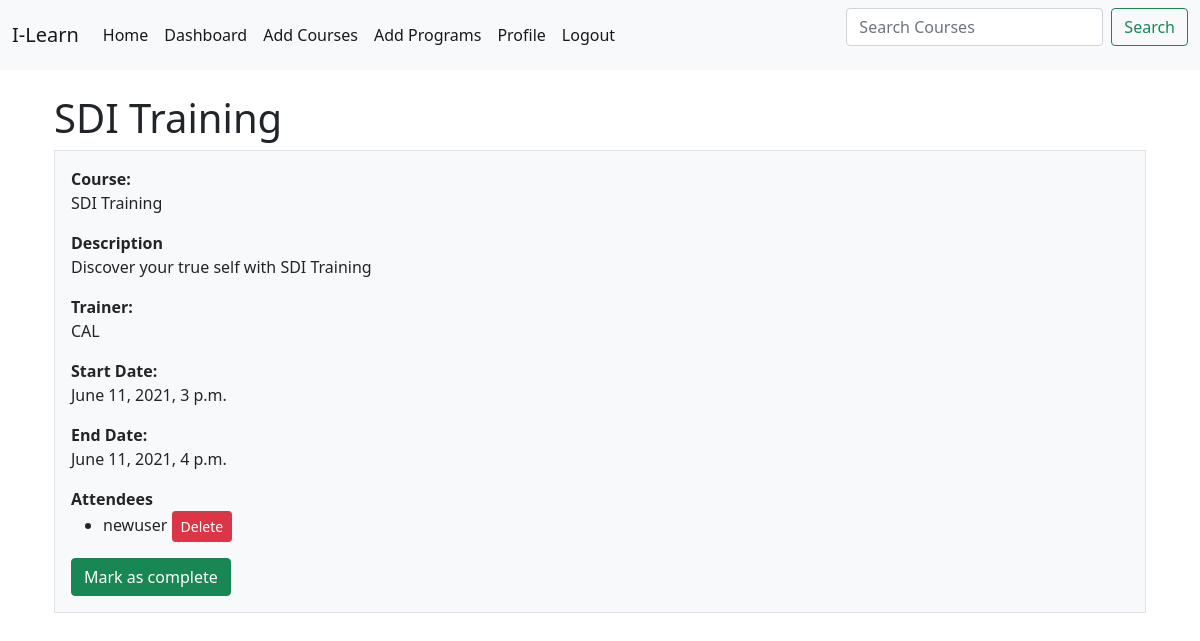
The app's page /view/course/4/ (signed in) with its own data.
### booking/models.py (models this page shows, shortened)
class Course(models.Model):
    staff=(
        ('CAL', 'CALUM'),
        ('YAN', 'YANNA'),
        ('HAN', 'HANNA'),
        ('EXT', 'EXTERNAL'),
    )
    courseNumber = models.IntegerField()
    courseName = models.CharField(max_length=200)
    courseDesc = models.CharField(max_length=500)
    host = models.CharField(max_length=3, choices=staff)
    min_participants = models.IntegerField()
    max_participants = models.IntegerField()
    start_date = models.DateTimeField()
    end_date = models.DateTimeField()
    program = models.ForeignKey(Programs, on_delete=models.CASCADE, default=4)
    image=models.ImageField(default='course.jpg',upload_to='course_photos') #Setting the users profile pic
    course_completed = models.BooleanField(blank=True)

class attendees(models.Model):
    departments = [
        ('UI', 'UX & UI'),
        ('IT', 'IT & Support'),
        ('RI', 'Research & Innovation'),
        ('MD', 'Mobile Development'),
        ('WD', 'Web Development'),
        ('CS', 'Cyber Security'),
        ('HR', 'Human Resources'),
        ('FN', 'Finance'),
        ('SA', 'Sales'),
        ('MA', 'Marketing'),
    ]
    courseNeededBy = [
        ('W1M', 'Within 1 Month'),
        ('1-3', '1-3 Months'),
        ('3-6', '3-6 Months'),
        ('6+M', '6+ Months'),
    ]
    user = models.ForeignKey(settings.AUTH_USER_MODEL, on_delete=models.CASCADE, related_name='user')
    manager = models.ForeignKey(settings.AUTH_USER_MODEL, limit_choices_to={'is_staff':True}, on_delete=models.CASCADE, related_name='AttendManager', blank=True)
    role = models.CharField(max_length=100)
    department = models.CharField(max_length=2, choices=departments)
    course = models.ForeignKey(Course, on_delete=models.CASCADE)
    course_due = models.CharField(max_length=3, choices=courseNeededBy)
    your_development = models.CharField(max_length=3000)
    approved = models.BooleanField(default=False, blank=True)

### booking/views.py (the view)
# urls.py: path('view/course/<int:pk>/', viewCourse.as_view(), name='viewCourse'),
class viewCourse(View):
    def get(self, request, *args, **kwargs):
        course_id = self.kwargs.get('pk', None)#Getting the course ID from the URL
        course = Course.objects.filter(id = course_id)#Getting the object that matches that ID
        context = {'course': course}
        return render(request, 'booking/viewCourse.html', context)

### booking/templates/booking/viewCourse.html (shortened to what this page needs)
{% extends "booking/base.html" %}
{% block content %}
<br>
<div class="container px-4">
    {% for c in course %}
    <h1>{{c.courseName}}</h1>
    <div class="row gx-5">
      <div class="col">
       <div class="p-3 border bg-light">
           <b>Course: </b><p>{{c.courseName}}</p>
           <b>Description</b><p>{{c.courseDesc}}</p>
           <b>Trainer: </b><p>{{c.host}}</p>
           <b>Start Date: </b><p>{{c.start_date}}</p>
           <b>End Date: </b><p>{{c.end_date}}</p>
           <b>Attendees </b>
           {% for a in c.attendees_set.all %}
           <ul>
               <li>{{a.user}} <a href="{% url 'deleteBooking' a.id %}" class="btn btn-danger btn-sm">Delete</a></li>
           </ul>
           {% endfor %}
           {% for cc in course %}
           <a href="{% url 'courseComplete' cc.id %}" class="btn btn-success">Mark as complete</a>
           {% endfor %}
        </div>
      </div>
    {% endfor %}
    </div>
  </div>
{% endblock content %}

### records on screen
Course: courseName "SDI Training", courseDesc "Discover your true self with SDI Training", host "CAL", start_date "June 11, 2021, 3 p.m.", end_date "June 11, 2021, 4 p.m."
attendees: user "newuser"
